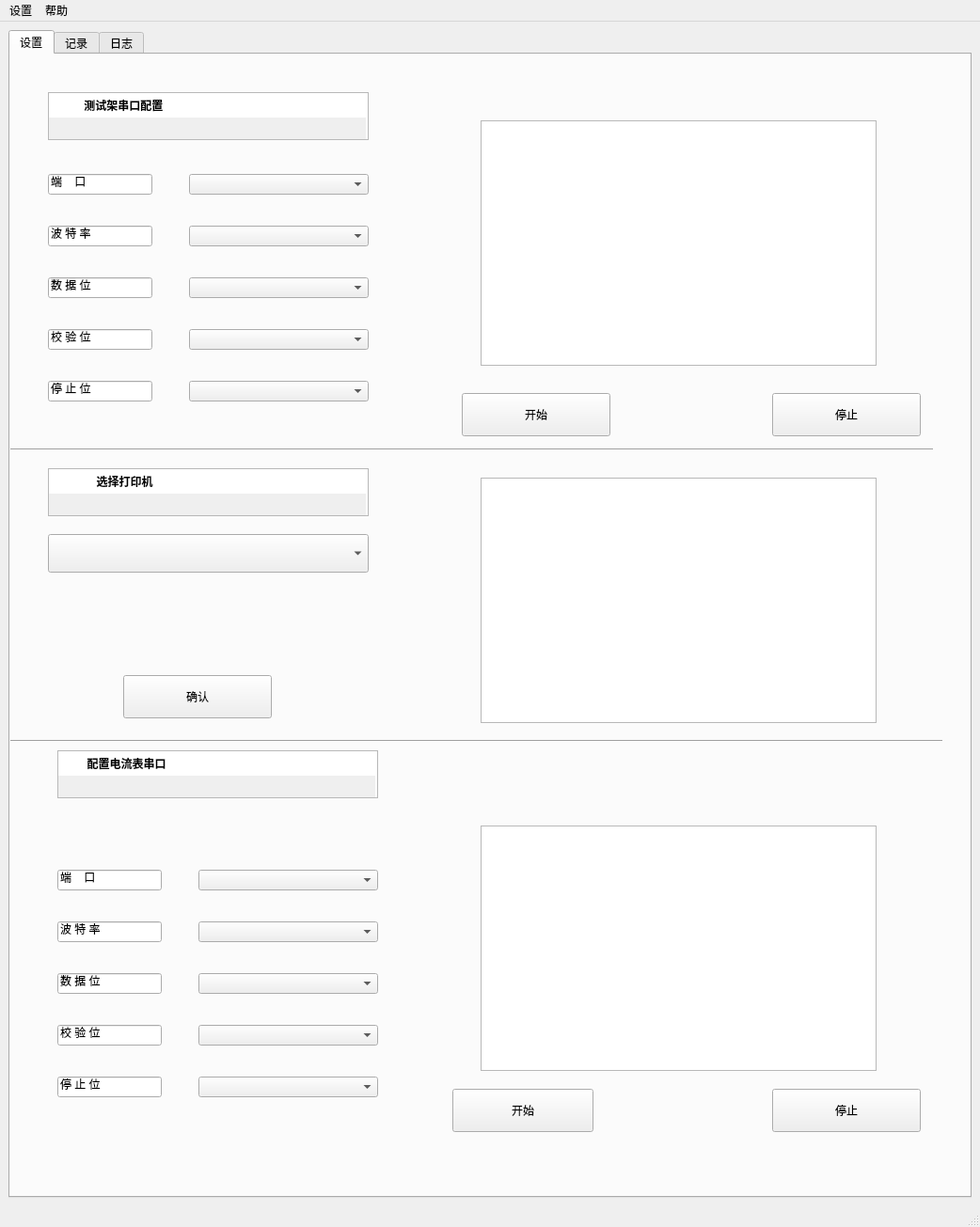
<?xml version="1.0" encoding="UTF-8"?>
<ui version="4.0">
 <class>MainWindow</class>
 <widget class="QMainWindow" name="MainWindow">
  <property name="geometry">
   <rect>
    <x>0</x>
    <y>0</y>
    <width>1042</width>
    <height>1305</height>
   </rect>
  </property>
  <property name="windowTitle">
   <string>CSM3510_Helper</string>
  </property>
  <widget class="QWidget" name="centralwidget">
   <layout class="QHBoxLayout" name="horizontalLayout">
    <item>
     <layout class="QGridLayout" name="gridLayout">
      <item row="0" column="0">
       <widget class="QTabWidget" name="tabWidget">
        <property name="currentIndex">
         <number>0</number>
        </property>
        <widget class="QWidget" name="tab_3">
         <attribute name="title">
          <string>设置</string>
         </attribute>
         <widget class="QPushButton" name="pushButton_3">
          <property name="geometry">
           <rect>
            <x>470</x>
            <y>1100</y>
            <width>150</width>
            <height>46</height>
           </rect>
          </property>
          <property name="text">
           <string>开始</string>
          </property>
         </widget>
         <widget class="QWidget" name="verticalLayoutWidget">
          <property name="geometry">
           <rect>
            <x>190</x>
            <y>100</y>
            <width>191</width>
            <height>301</height>
           </rect>
          </property>
          <layout class="QVBoxLayout" name="verticalLayout">
           <item>
            <widget class="QComboBox" name="comboBox_3"/>
           </item>
           <item>
            <widget class="QComboBox" name="comboBox_2"/>
           </item>
           <item>
            <widget class="QComboBox" name="comboBox"/>
           </item>
           <item>
            <widget class="QComboBox" name="comboBox_5"/>
           </item>
           <item>
            <widget class="QComboBox" name="comboBox_4"/>
           </item>
          </layout>
         </widget>
         <widget class="QWidget" name="verticalLayoutWidget_2">
          <property name="geometry">
           <rect>
            <x>40</x>
            <y>100</y>
            <width>111</width>
            <height>301</height>
           </rect>
          </property>
          <layout class="QVBoxLayout" name="verticalLayout_2">
           <item>
            <widget class="QLineEdit" name="lineEdit_3">
             <property name="layoutDirection">
              <enum>Qt::LeftToRight</enum>
             </property>
             <property name="text">
              <string>端    口</string>
             </property>
             <property name="readOnly">
              <bool>true</bool>
             </property>
            </widget>
           </item>
           <item>
            <widget class="QLineEdit" name="lineEdit_2">
             <property name="text">
              <string>波 特 率</string>
             </property>
             <property name="readOnly">
              <bool>true</bool>
             </property>
            </widget>
           </item>
           <item>
            <widget class="QLineEdit" name="lineEdit">
             <property name="text">
              <string>数 据 位</string>
             </property>
             <property name="readOnly">
              <bool>true</bool>
             </property>
            </widget>
           </item>
           <item>
            <widget class="QLineEdit" name="lineEdit_5">
             <property name="text">
              <string>校 验 位</string>
             </property>
             <property name="readOnly">
              <bool>true</bool>
             </property>
            </widget>
           </item>
           <item>
            <widget class="QLineEdit" name="lineEdit_4">
             <property name="text">
              <string>停 止 位</string>
             </property>
             <property name="readOnly">
              <bool>true</bool>
             </property>
            </widget>
           </item>
          </layout>
         </widget>
         <widget class="Line" name="line">
          <property name="geometry">
           <rect>
            <x>-10</x>
            <y>410</y>
            <width>991</width>
            <height>20</height>
           </rect>
          </property>
          <property name="orientation">
           <enum>Qt::Horizontal</enum>
          </property>
         </widget>
         <widget class="Line" name="line_2">
          <property name="geometry">
           <rect>
            <x>-10</x>
            <y>720</y>
            <width>1001</width>
            <height>20</height>
           </rect>
          </property>
          <property name="orientation">
           <enum>Qt::Horizontal</enum>
          </property>
         </widget>
         <widget class="QPushButton" name="pushButton">
          <property name="geometry">
           <rect>
            <x>810</x>
            <y>360</y>
            <width>158</width>
            <height>46</height>
           </rect>
          </property>
          <property name="text">
           <string>停止</string>
          </property>
         </widget>
         <widget class="QPushButton" name="pushButton_2">
          <property name="geometry">
           <rect>
            <x>480</x>
            <y>360</y>
            <width>158</width>
            <height>46</height>
           </rect>
          </property>
          <property name="text">
           <string>开始</string>
          </property>
         </widget>
         <widget class="QPlainTextEdit" name="plainTextEdit">
          <property name="geometry">
           <rect>
            <x>40</x>
            <y>40</y>
            <width>341</width>
            <height>51</height>
           </rect>
          </property>
          <property name="font">
           <font>
            <family>Microsoft YaHei UI</family>
            <weight>75</weight>
            <italic>false</italic>
            <bold>true</bold>
           </font>
          </property>
          <property name="layoutDirection">
           <enum>Qt::LeftToRight</enum>
          </property>
          <property name="undoRedoEnabled">
           <bool>false</bool>
          </property>
          <property name="readOnly">
           <bool>true</bool>
          </property>
          <property name="plainText">
           <string>          测试架串口配置 </string>
          </property>
          <property name="overwriteMode">
           <bool>false</bool>
          </property>
          <property name="backgroundVisible">
           <bool>true</bool>
          </property>
          <property name="centerOnScroll">
           <bool>false</bool>
          </property>
         </widget>
         <widget class="QComboBox" name="comboBox_6">
          <property name="geometry">
           <rect>
            <x>40</x>
            <y>510</y>
            <width>341</width>
            <height>41</height>
           </rect>
          </property>
         </widget>
         <widget class="QPlainTextEdit" name="plainTextEdit_2">
          <property name="geometry">
           <rect>
            <x>40</x>
            <y>440</y>
            <width>341</width>
            <height>51</height>
           </rect>
          </property>
          <property name="font">
           <font>
            <family>Microsoft YaHei UI</family>
            <weight>75</weight>
            <bold>true</bold>
           </font>
          </property>
          <property name="layoutDirection">
           <enum>Qt::LeftToRight</enum>
          </property>
          <property name="undoRedoEnabled">
           <bool>false</bool>
          </property>
          <property name="readOnly">
           <bool>true</bool>
          </property>
          <property name="plainText">
           <string>              选择打印机</string>
          </property>
          <property name="overwriteMode">
           <bool>false</bool>
          </property>
          <property name="backgroundVisible">
           <bool>true</bool>
          </property>
          <property name="centerOnScroll">
           <bool>false</bool>
          </property>
         </widget>
         <widget class="QPlainTextEdit" name="plainTextEdit_3">
          <property name="geometry">
           <rect>
            <x>50</x>
            <y>740</y>
            <width>341</width>
            <height>51</height>
           </rect>
          </property>
          <property name="font">
           <font>
            <family>Microsoft YaHei UI</family>
            <weight>75</weight>
            <bold>true</bold>
           </font>
          </property>
          <property name="layoutDirection">
           <enum>Qt::LeftToRight</enum>
          </property>
          <property name="undoRedoEnabled">
           <bool>false</bool>
          </property>
          <property name="readOnly">
           <bool>true</bool>
          </property>
          <property name="plainText">
           <string>        配置电流表串口</string>
          </property>
          <property name="overwriteMode">
           <bool>false</bool>
          </property>
          <property name="backgroundVisible">
           <bool>true</bool>
          </property>
          <property name="centerOnScroll">
           <bool>false</bool>
          </property>
         </widget>
         <widget class="QWidget" name="verticalLayoutWidget_3">
          <property name="geometry">
           <rect>
            <x>200</x>
            <y>840</y>
            <width>191</width>
            <height>301</height>
           </rect>
          </property>
          <layout class="QVBoxLayout" name="verticalLayout_3">
           <item>
            <widget class="QComboBox" name="comboBox_7"/>
           </item>
           <item>
            <widget class="QComboBox" name="comboBox_8"/>
           </item>
           <item>
            <widget class="QComboBox" name="comboBox_9"/>
           </item>
           <item>
            <widget class="QComboBox" name="comboBox_10"/>
           </item>
           <item>
            <widget class="QComboBox" name="comboBox_11"/>
           </item>
          </layout>
         </widget>
         <widget class="QWidget" name="verticalLayoutWidget_4">
          <property name="geometry">
           <rect>
            <x>50</x>
            <y>840</y>
            <width>111</width>
            <height>301</height>
           </rect>
          </property>
          <layout class="QVBoxLayout" name="verticalLayout_4">
           <item>
            <widget class="QLineEdit" name="lineEdit_6">
             <property name="layoutDirection">
              <enum>Qt::LeftToRight</enum>
             </property>
             <property name="text">
              <string>端    口</string>
             </property>
             <property name="readOnly">
              <bool>true</bool>
             </property>
            </widget>
           </item>
           <item>
            <widget class="QLineEdit" name="lineEdit_7">
             <property name="text">
              <string>波 特 率</string>
             </property>
             <property name="readOnly">
              <bool>true</bool>
             </property>
            </widget>
           </item>
           <item>
            <widget class="QLineEdit" name="lineEdit_8">
             <property name="text">
              <string>数 据 位</string>
             </property>
             <property name="readOnly">
              <bool>true</bool>
             </property>
            </widget>
           </item>
           <item>
            <widget class="QLineEdit" name="lineEdit_9">
             <property name="text">
              <string>校 验 位</string>
             </property>
             <property name="readOnly">
              <bool>true</bool>
             </property>
            </widget>
           </item>
           <item>
            <widget class="QLineEdit" name="lineEdit_10">
             <property name="text">
              <string>停 止 位</string>
             </property>
             <property name="readOnly">
              <bool>true</bool>
             </property>
            </widget>
           </item>
          </layout>
         </widget>
         <widget class="QPushButton" name="pushButton_4">
          <property name="geometry">
           <rect>
            <x>810</x>
            <y>1100</y>
            <width>158</width>
            <height>46</height>
           </rect>
          </property>
          <property name="text">
           <string>停止</string>
          </property>
         </widget>
         <widget class="QPushButton" name="pushButton_5">
          <property name="geometry">
           <rect>
            <x>120</x>
            <y>660</y>
            <width>158</width>
            <height>46</height>
           </rect>
          </property>
          <property name="text">
           <string>确认</string>
          </property>
         </widget>
         <widget class="QGraphicsView" name="graphicsView">
          <property name="geometry">
           <rect>
            <x>500</x>
            <y>70</y>
            <width>421</width>
            <height>261</height>
           </rect>
          </property>
         </widget>
         <widget class="QGraphicsView" name="graphicsView_2">
          <property name="geometry">
           <rect>
            <x>500</x>
            <y>450</y>
            <width>421</width>
            <height>261</height>
           </rect>
          </property>
         </widget>
         <widget class="QGraphicsView" name="graphicsView_3">
          <property name="geometry">
           <rect>
            <x>500</x>
            <y>820</y>
            <width>421</width>
            <height>261</height>
           </rect>
          </property>
         </widget>
         <zorder>gridLayoutWidget_3</zorder>
         <zorder>comboBox_2</zorder>
         <zorder>gridLayoutWidget_2</zorder>
         <zorder>pushButton_3</zorder>
         <zorder>verticalLayoutWidget</zorder>
         <zorder>verticalLayoutWidget_2</zorder>
         <zorder>line</zorder>
         <zorder>line_2</zorder>
         <zorder>pushButton</zorder>
         <zorder>pushButton_2</zorder>
         <zorder>plainTextEdit</zorder>
         <zorder>comboBox_6</zorder>
         <zorder>plainTextEdit_2</zorder>
         <zorder>plainTextEdit_3</zorder>
         <zorder>verticalLayoutWidget_3</zorder>
         <zorder>verticalLayoutWidget_4</zorder>
         <zorder>pushButton_4</zorder>
         <zorder>pushButton_5</zorder>
         <zorder>graphicsView</zorder>
         <zorder>graphicsView_2</zorder>
         <zorder>graphicsView_3</zorder>
        </widget>
        <widget class="QWidget" name="tab_2">
         <attribute name="title">
          <string>记录</string>
         </attribute>
        </widget>
        <widget class="QWidget" name="tab">
         <attribute name="title">
          <string>日志</string>
         </attribute>
         <widget class="QScrollArea" name="scrollArea">
          <property name="geometry">
           <rect>
            <x>0</x>
            <y>10</y>
            <width>991</width>
            <height>1151</height>
           </rect>
          </property>
          <property name="widgetResizable">
           <bool>true</bool>
          </property>
          <widget class="QWidget" name="scrollAreaWidgetContents">
           <property name="geometry">
            <rect>
             <x>0</x>
             <y>0</y>
             <width>989</width>
             <height>1149</height>
            </rect>
           </property>
           <widget class="QTextEdit" name="textEdit">
            <property name="geometry">
             <rect>
              <x>-1</x>
              <y>-1</y>
              <width>1001</width>
              <height>1141</height>
             </rect>
            </property>
           </widget>
          </widget>
         </widget>
        </widget>
       </widget>
      </item>
     </layout>
    </item>
   </layout>
  </widget>
  <widget class="QMenuBar" name="menubar">
   <property name="geometry">
    <rect>
     <x>0</x>
     <y>0</y>
     <width>1042</width>
     <height>37</height>
    </rect>
   </property>
   <widget class="QMenu" name="menuhello">
    <property name="title">
     <string>设置</string>
    </property>
    <addaction name="separator"/>
    <addaction name="actionClose"/>
   </widget>
   <widget class="QMenu" name="menuHelp">
    <property name="title">
     <string>帮助</string>
    </property>
    <addaction name="actionVersion"/>
    <addaction name="actionAbout"/>
   </widget>
   <addaction name="menuhello"/>
   <addaction name="menuHelp"/>
  </widget>
  <widget class="QStatusBar" name="statusbar"/>
  <action name="actionVersion">
   <property name="text">
    <string>版本号</string>
   </property>
  </action>
  <action name="actionAbout">
   <property name="text">
    <string>关于</string>
   </property>
   <property name="iconText">
    <string>关于</string>
   </property>
  </action>
  <action name="actionClose">
   <property name="text">
    <string>关闭</string>
   </property>
  </action>
 </widget>
 <resources/>
 <connections/>
</ui>
